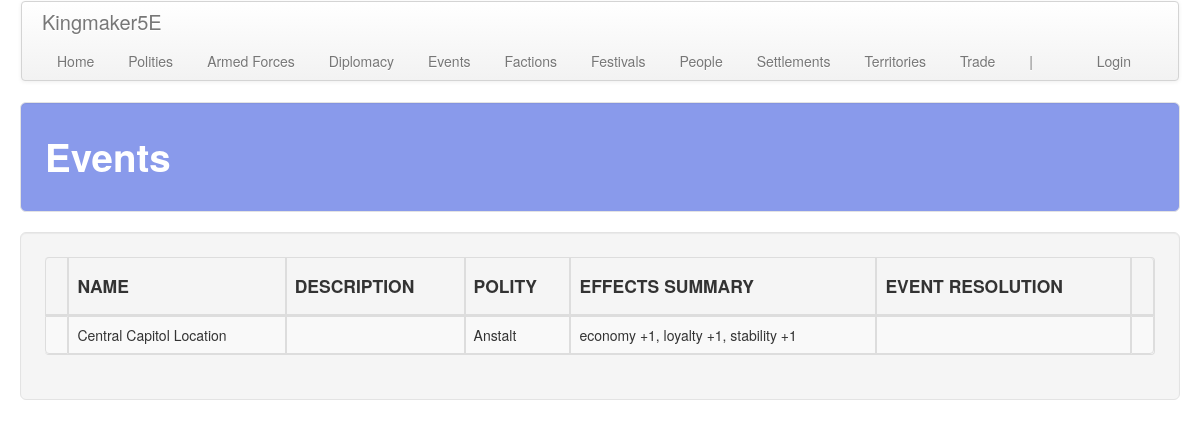
/events/, run on an earlier commit of the app's database.
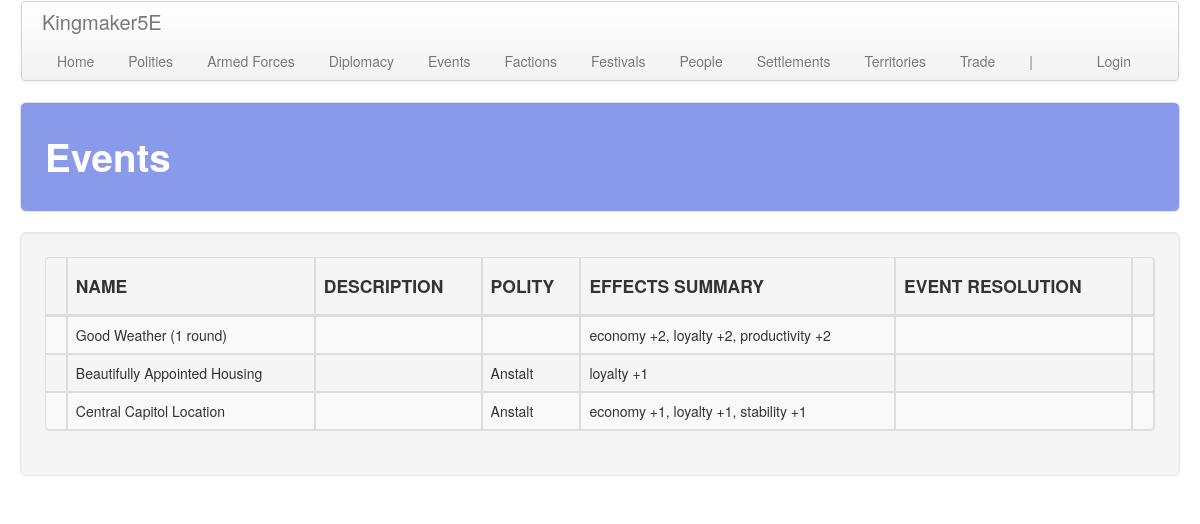
And on a later commit of the database.
### events/models.py (models this page shows, shortened)
class Event(models.Model):
    name = models.CharField(max_length=default_max_length)
    desc = models.TextField(blank=True)
    polity = models.ForeignKey(
        'polity.Polity', on_delete=models.SET_NULL,
        related_name='event', related_query_name='event',
        null=True, blank=True,
    )
    eco_bonus = models.IntegerField(default=0)
    loy_bonus = models.IntegerField(default=0)
    sta_bonus = models.IntegerField(default=0)
    fam_bonus = models.IntegerField(default=0)
    inf_bonus = models.IntegerField(default=0)
    cor_bonus = models.IntegerField(default=0)
    cri_bonus = models.IntegerField(default=0)
    law_bonus = models.IntegerField(default=0)
    lor_bonus = models.IntegerField(default=0)
    pro_bonus = models.IntegerField(default=0)
    soc_bonus = models.IntegerField(default=0)
    def_bonus = models.IntegerField(default=0)
    con_bonus = models.IntegerField(default=0)
    inc_bonus = models.IntegerField(default=0)
    unr_bonus = models.IntegerField(default=0)
    treasury_increment = models.IntegerField(default=0)
    fame_increment = models.IntegerField(default=0)
    infamy_increment = models.IntegerField(default=0)
    unrest_increment = models.IntegerField(default=0)

### polity/models.py (models this page shows, shortened)
class Polity(models.Model):
    name = models.CharField(max_length=default_max_length)
    government = models.ForeignKey(
        Government, on_delete=models.CASCADE,
        related_name='polity', related_query_name='polity')
    alignment_lc = models.ForeignKey(
        AlignmentLC, on_delete=models.CASCADE,
        related_name='polity', related_query_name='polity')
    alignment_ge = models.ForeignKey(
        AlignmentGE, on_delete=models.CASCADE,
        related_name='polity', related_query_name='polity')
    treasury = models.IntegerField(default=0)
    unrest = models.IntegerField(default=0)
    fame = models.IntegerField(default=0)
    infamy = models.IntegerField(default=0)
    desc = models.TextField(default="", blank=True)
    tax_edict = models.ForeignKey(
        'core.TaxEdict', on_delete=models.CASCADE,
        related_name='polity', related_query_name='polity')
    promotion_edict = models.ForeignKey(
        'core.PromotionEdict', on_delete=models.CASCADE,
        related_name='polity', related_query_name='polity')
    holiday_edict = models.ForeignKey(
        'core.HolidayEdict', on_delete=models.CASCADE,
        related_name='polity', related_query_name='polity')
    recruitment_edict = models.ForeignKey(
        'core.RecruitmentEdict', on_delete=models.CASCADE,
        related_name='polity', related_query_name='polity')
    ruler_attribute_1 = models.ForeignKey(
        Attribute, on_delete=models.SET_NULL, null=True, blank=True,
        related_name='polity_ruler_1', related_query_name='polity_ruler_1')
    ruler_attribute_2 = models.ForeignKey(
        Attribute, on_delete=models.SET_NULL, null=True, blank=True,
        related_name='polity_ruler_2', related_query_name='polity_ruler_2')
    ruler_attribute_3 = models.ForeignKey(
        Attribute, on_delete=models.SET_NULL, null=True, blank=True,
        related_name='polity_ruler_3', related_query_name='polity_ruler_3')
    spymaster_attribute = models.ForeignKey(
        Attribute, on_delete=models.SET_NULL, null=True, blank=True,
        related_name='polity_spymaster', related_query_name='polity_spymaster')

### events/views.py (the view)
# urls.py: path('', views.events, name='events'),
def events(request):
    return show_all_items(
        request, app_name, a_obj, a_plural, sort='polity__name', sort_2='name',
        get_details=get_event_details,
    )

### common/events.py (called while the page is built)
def get_event_details(event):
    event.effects_summary = get_effects_summary(event)
    l = []
    if event.fame_increment != 0:
        l.append('fame %s' % get_signed_number(event.fame_increment)['s'])
    if event.infamy_increment != 0:
        l.append('infamy %s' % get_signed_number(event.infamy_increment)['s'])
    if event.unrest_increment != 0:
        l.append('unrest %s' % get_signed_number(event.unrest_increment)['s'])
    if event.treasury_increment != 0:
        l.append('treasury %s' % get_signed_number(event.treasury_increment)['s'])
    event.resolution = ', '.join(l)
    return {'event': event}

### common/utils.py (called while the page is built)
def get_signed_number(number):
    if number >= 0:
        s = '+%s' % number
    else:
        s = '-%s' % abs(number)
    return {'s': s}

### events/templates/events/events.html (shortened to what this page needs)
<!DOCTYPE html>
{% extends 'events/base.html' %}
{% load staticfiles %}
{% block table_header %}
    <th></th>
    <th class="th_ccell"><h4>NAME</h4></th>
    <th class="th_ccell"><h4>DESCRIPTION</h4></th>
    <th class="th_ccell"><h4>POLITY</h4></th>
    <th class="th_ccell"><h4>EFFECTS SUMMARY</h4></th>
    <th class="th_ccell"><h4>EVENT RESOLUTION</h4></th>
    <th class="th_ccell"><h4></h4></th>
{% endblock %}
{% block table_body %}
    {% for event in events %}
        <tr>
            <td style="text-align: center;">
            </td>
            <td class="tb_ccell">{{ event.name }}</td>
            <td class="tb_ccell">{{ event.desc }}</td>
            <td class="tb_ccell">{{ event.polity.name }}</td>
            <td class="tb_ccell">{{ event.effects_summary }}</td>
            <td class="tb_ccell">{{ event.resolution }}</td>
            <td style="text-align: center;">
            </td>
        </tr>
    {% endfor %}
{% endblock %}

What changed in the data, as far as the page shows it:
added Event: name "Good Weather (1 round)", effects_summary "economy +2, loyalty +2, productivity +2"
added Event: name "Beautifully Appointed Housing", polity.name "Anstalt", effects_summary "loyalty +1"
